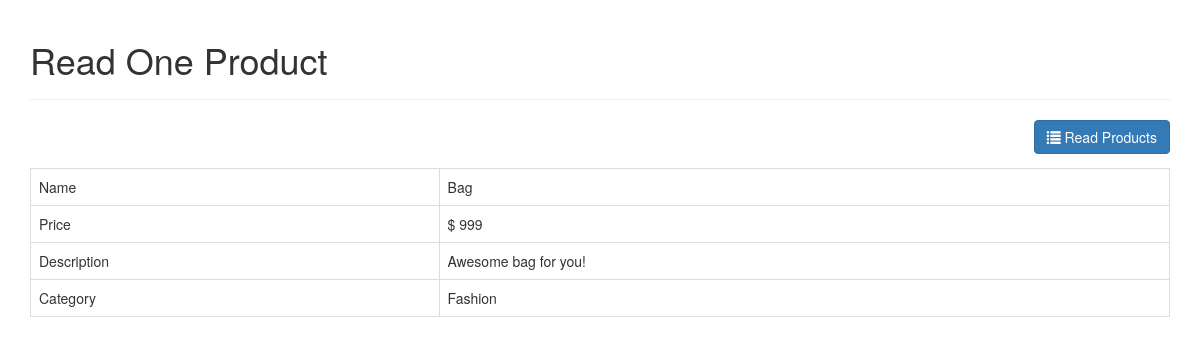
Screenshot of /read_one.php?id=27 with the database file from the repository.
### tables this page shows
CREATE TABLE IF NOT EXISTS `products` (
  `id` int(11) NOT NULL AUTO_INCREMENT,
  `name` varchar(32) NOT NULL,
  `description` text NOT NULL,
  `price` int(11) NOT NULL,
  `category_id` int(11) NOT NULL,
  `created` datetime NOT NULL,
  `modified` timestamp NOT NULL DEFAULT CURRENT_TIMESTAMP,
  PRIMARY KEY (`id`)
);

CREATE TABLE IF NOT EXISTS `categories` (
  `id` int(11) NOT NULL AUTO_INCREMENT,
  `name` varchar(256) NOT NULL,
  `created` datetime NOT NULL,
  `modified` timestamp NOT NULL DEFAULT CURRENT_TIMESTAMP,
  PRIMARY KEY (`id`)
);

### objects/product.php (called while the page is built, shortened)
<?php
class Product
{
    private $conn;
    private $table_name = "products";
    public $id;
    public function __construct($db)
    {
        $this->conn = $db;
    }
    function readOne()
    {
        $query = "SELECT
                    name, price, description, category_id
                FROM
                    " . $this->table_name . "
                WHERE
                    id = ?
                LIMIT
                    0,1";
        $stmt = $this->conn->prepare($query);
        $stmt->bindParam(1, $this->id);
        $stmt->execute();
        $row = $stmt->fetch(PDO::FETCH_ASSOC);
        $this->name = $row['name'];
        $this->price = $row['price'];
        $this->description = $row['description'];
    }
}

### objects/category.php (called while the page is built, shortened)
<?php
class Category
{
    private $conn;
    private $table_name = "categories";
    public $id;
    public function __construct($db)
    {
        $this->conn = $db;
    }
    function readName()
    {
        $query = "SELECT name FROM " . $this->table_name . " WHERE id = ? limit 0,1";
        $stmt = $this->conn->prepare($query);
        $stmt->bindParam(1, $this->id);
        $stmt->execute();
        $row = $stmt->fetch(PDO::FETCH_ASSOC);
        $this->name = $row['name'];
    }
}

### read_one.php (the view, shortened to what this page needs)
<?php
include_once("template/layout_header.php");
$id = isset($_GET['id']) ? $_GET['id'] : die('ERROR: missing ID.');
include_once 'objects/product.php';
include_once 'objects/category.php';
$database = new Database();
$db = $database->getConnection();
$product = new Product($db);
$category = new Category($db);
$product->id = $id;
$product->readOne();
echo "<div class='right-button-margin'>";
    echo "<a href='index.php' class='btn btn-primary pull-right'>";
        echo "<span class='glyphicon glyphicon-list'></span> Read Products";
    echo "</a>";
echo "</div>";
echo "<table class='table table-hover table-responsive table-bordered'>";
    echo "<tr>";
        echo "<td>Name</td>";
        echo "<td>{$product->name}</td>";
    echo "</tr>";
    echo "<tr>";
        echo "<td>Price</td>";
        echo "<td>$ {$product->price}</td>";
    echo "</tr>";
    echo "<tr>";
        echo "<td>Description</td>";
        echo "<td>{$product->description}</td>";
    echo "</tr>";
    echo "<tr>";
        echo "<td>Category</td>";
        echo "<td>";
            $category->id=$product->category_id;
            $category->readName();
            echo $category->name;
        echo "</td>";
    echo "</tr>";
echo "</table>";
include_once("template/layout_footer.php");

### libs/css/custom.css (style rules this page uses)
.right-button-margin { margin: 0 0 1em 0; overflow: hidden; }

### rows the page displays
products: name "Bag", price "999", description "Awesome bag for you!"
categories: name "Fashion"

### other values shown
$page_title "Read One Product"
